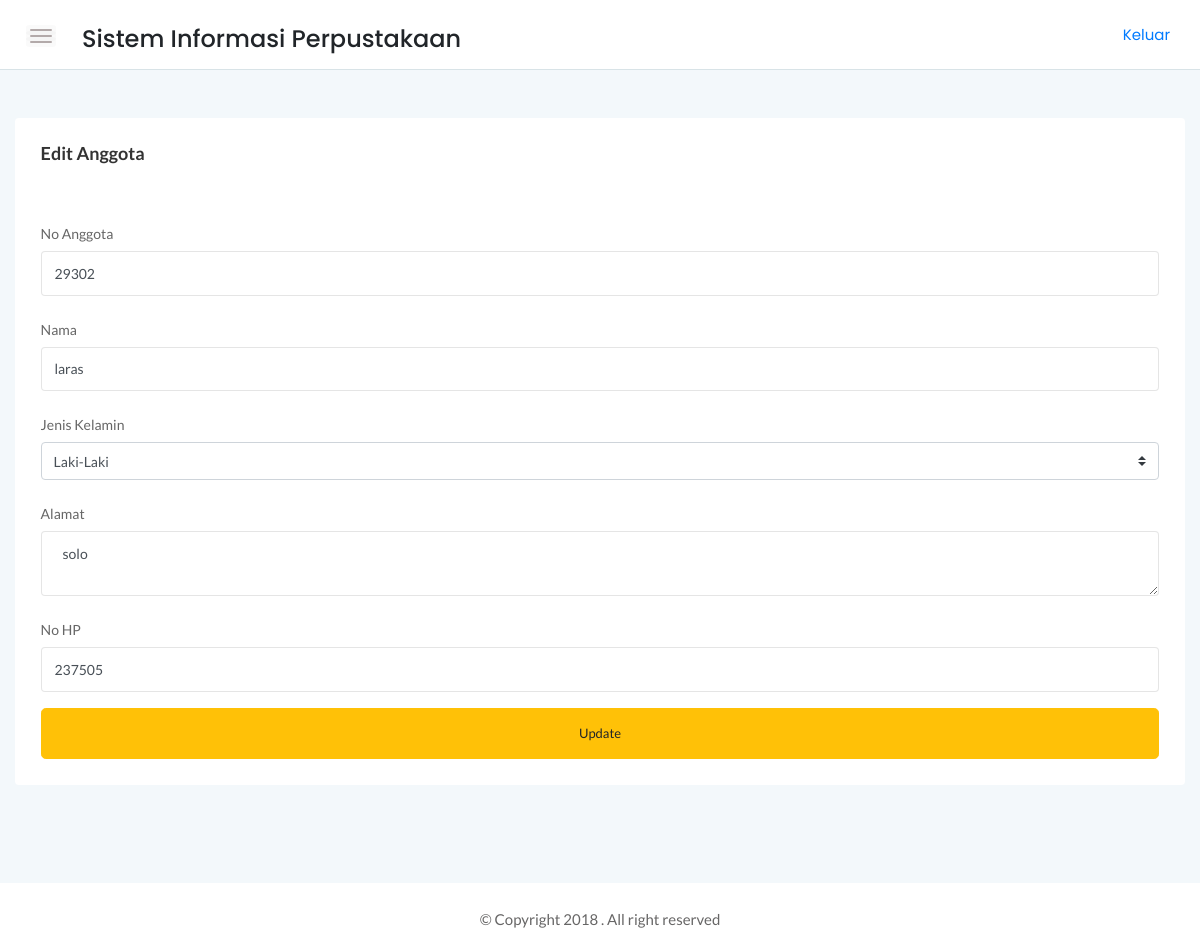
Page /srtdash/app/anggota/edit.php?no=29302 (signed in) on the committed database.
### tables this page shows
CREATE TABLE `anggota` (
  `no_anggota` char(20) NOT NULL,
  `nama` varchar(50) NOT NULL,
  `alamat` varchar(100) NOT NULL,
  `no_hp` char(13) NOT NULL,
  `jl` enum('Laki-Laki','Perempuan') NOT NULL
);

### srtdash/function/functions.php (called while the page is built, shortened)
<?php
$link = mysqli_connect("localhost","root","", "perpustakaan");
function tampil($query){
global $link;
$result = mysqli_query($link,$query);
while ($row = mysqli_fetch_assoc($result)){
    $rows[] = $row;
}
return $rows;
}
?>

### srtdash/app/anggota/edit.php (the view, shortened to what this page needs)
<?php
require '../../function/functions.php';
$no = $_GET['no'];
$row = tampil("SELECT * FROM anggota WHERE no_anggota = '$no'")[0];
?>
<!DOCTYPE html>
<html>
    <head>
        <link rel="stylesheet" href="../../assets/css/bootstrap.min.css">
        <link rel="stylesheet" href="../../assets/css/font-awesome.min.css">
        <link rel="stylesheet" href="../../assets/css/themify-icons.css">
        <link rel="stylesheet" href="../../assets/css/metisMenu.css">
        <link rel="stylesheet" href="../../assets/css/owl.carousel.min.css">
        <link rel="stylesheet" href="../../assets/css/slicknav.min.css">
        <link rel="stylesheet" href="../../assets/css/typography.css">
        <link rel="stylesheet" href="../../assets/css/default-css.css">
        <link rel="stylesheet" href="../../assets/css/styles.css">
        <link rel="stylesheet" href="../../assets/css/responsive.css">
        <link rel="stylesheet" href="../../assets/datatabel/DataTables-1.10.18/css/jquery.dataTables.css">
        <link rel="stylesheet" href="../../assets/datatabel/DataTables-1.10.18/css/dataTables.bootstrap.css">
    </head>
    <body>
    <div class="page-container">
        <div class="main-content">
            <div class="header-area">
                <div class="row align-items-center">
                    <div class="col-md-6 col-sm-8 clearfix">
                        <div class="nav-btn pull-left">
                            <span></span>
                            <span></span>
                            <span></span>
                        </div>
                        <div class="nav-btn pull-left">
                            <h4>Sistem Informasi Perpustakaan</h4>
                        </div>
                    </div>
                    <div class="col-md-6 col-sm-4 clearfix">
                            <ul class="notification-area pull-right">
                                <p><a href="../logout/logout.php">Keluar</a></p>
                            </ul>
                    </div>
                </div>
            </div>
            <div class="main-content-inner">
                <div class="sales-report-area mt-5 mb-5">
                   <div class="card">
                   <div class="card-body">
                   <h4 class="header-title mb-0">Edit Anggota</h4>
                   </div>
                            <div class="card-body">
        <form action="" method="POST">
            <div class="form-group">
                <label for="no" class="col-form-label" >No Anggota</label>
                <input class="form-control" type="text" name="no"  value="<?= $row['no_anggota'] ;?>" id="no" required>
            </div>
           <div class="form-group">
                <label for="nama" class="col-form-label">Nama</label>
                <input class="form-control" type="text" name="nama" value="<?= $row['nama'] ;?>" id="nama" required>
            </div>
           <div class="form-group">
                                            <label class="col-form-label">Jenis Kelamin</label>
                                            <select class="custom-select" name="jl">
                                                        <option value="Laki-Laki" <?php if($row['jl'] == "Laki-Laki"){echo "selected";}?>>Laki-Laki</option>
                                            </select>
            </div>
           <div class="form-group">
                <label for="alamat" class="col-form-label">Alamat</label>
                <textarea class="form-control"  name="alamat" id="alamat" required> <?= $row['alamat'] ;?> </textarea>
            </div>
           <div class="form-group">
                <label for="no_hp" class="col-form-label">No HP</label>
                <input class="form-control" type="tel" name="no_hp" id="no_hp" value="<?= $row['no_hp'] ;?>" required>
            </div>
           <button type="submit" name="update" class="btn btn-warning btn-lg btn-block">Update</button>
        </form>
          </div>
                     </div>
                </div>
            </div>
        </div>
        <footer>
            <div class="footer-area">
                <p>© Copyright 2018 . All right reserved</p>
            </div>
        </footer>
    </div>
</body>
</html>

### srtdash/assets/css/typography.css (style rules this page uses)
body { font-size: 14px; font-family: 'Lato', sans-serif; }
h1, h2, h3, h4, h5, h6 { margin: 0; font-family: 'Poppins', sans-serif; }
p { font-family: 'Lato', sans-serif; font-size: 15px; line-height: 26px; color: #444; margin-bottom: 0; }
a, a:visited { text-decoration: none; transition: all 0.3s ease-in-out; -webkit-transition: all 0.3s ease-in-out; -moz-transition: all 0.3s ease-in-out; -o-transition: all 0.3s ease-in-out; outline: 0; font-family: 'Poppins', sans-serif; }
p a, p a:visited { line-height: inherit; outline: 0; }
ul, ol { margin-bottom: 0px; margin-top: 0px; padding: 0; }
ul { margin: 0; list-style-type: none; }
button { cursor: pointer; outline: none!important; letter-spacing: 0; }

### srtdash/assets/css/default-css.css (style rules this page uses)
* { margin: 0; padding: 0; box-sizing: border-box; }
*, *:before, *:after { -moz-box-sizing: border-box; -webkit-box-sizing: border-box; box-sizing: border-box; }
html { -webkit-font-smoothing: antialiased; }
body { background: #fff; font-weight: normal; -webkit-font-smoothing: antialiased; -webkit-text-size-adjust: 100%; }
:root { --primary-color: #4336FB; }

### srtdash/assets/css/styles.css (style rules this page uses)
.page-container { width: 100%; height: 100%; min-height: 100vh; padding-left: 280px; -webkit-transition: padding-left 0.3s ease 0s; transition: padding-left 0.3s ease 0s; }
.card { border: none; border-radius: 4px; background-color: #fff; -webkit-transition: all 0.3s ease 0s; transition: all 0.3s ease 0s; }
.card-body { padding: 25.6px; padding: 1.6rem; }
.main-content { width: 100%; background: #F3F8FB; }
.main-content-inner { padding: 0 30px 50px; }
.header-area { padding: 15px 30px; background: #fff; border-bottom: 1px solid #d8e3e7; }
.nav-btn { margin-right: 30px; margin-top: 10px; cursor: pointer; }
.nav-btn span { display: block; width: 22px; height: 2px; background: #b3aaaa; margin: 4px 0; border-radius: 15px; -webkit-transition: all 0.3s ease 0s; transition: all 0.3s ease 0s; box-shadow: 0 0 0 4px rgba(99, 96, 96, 0.03); }
.notification-area { -webkit-user-select: none; -moz-user-select: none; -ms-user-select: none; user-select: none; position: relative; z-index: 1; }
.header-title { font-family: 'Lato', sans-serif; font-size: 18px; font-weight: 600; letter-spacing: 0; color: #333; text-transform: capitalize; margin-bottom: 17px; }
.footer-area { text-align: center; padding: 23px 0 19px; background: #fff; }
.footer-area p { color: #676666; margin-bottom: 0; }
.btn { padding: 11px 17px; font-size: 13px; letter-spacing: 0; }
.btn-lg { padding: 15px 22px; }
.form-control, .form-control:focus { outline: none; box-shadow: none; }
.form-control { font-size: 14px; border: 1px solid rgba(170, 170, 170, .3); padding: 10.72px 12.8px; padding: .67rem .8rem; }
label { font-weight: 500; color: #666; display: inline-block; margin-bottom: 8px; margin-bottom: .5rem; }

### srtdash/assets/css/responsive.css (style rules this page uses)
@media (min-width: 1200px) and (max-width: 1364px) { .main-content-inner { padding: 0 15px 50px; } }
@media (min-width: 1200px) and (max-width: 1364px) { .page-container, .sbar_collapsed.page-container { padding-left: 0; } }

### rows in the picture
anggota: no "29302", nama "laras", jl "Laki-Laki", alamat "solo", no_hp "237505"
